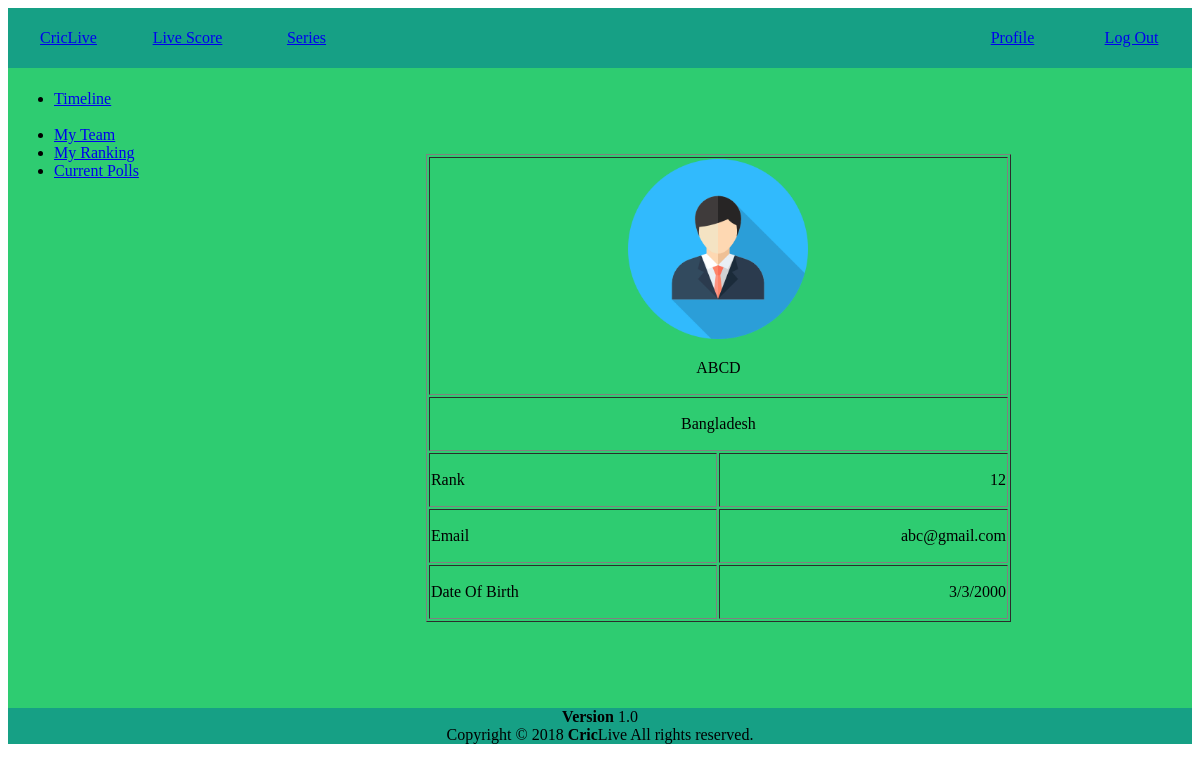
The page /user/userProfile.php?id=aa (signed in) on the database its author committed.
### tables this page shows
CREATE TABLE `user` (
  `id` varchar(100) NOT NULL,
  `password` varchar(100) NOT NULL,
  `name` varchar(100) NOT NULL,
  `email` varchar(100) NOT NULL,
  `country` varchar(100) NOT NULL,
  `date` varchar(100) NOT NULL
);

### user/userProfile.php (the view, shortened to what this page needs)
<?php
    $user = $_GET['id'];
    $name = null;
    $email = null;
    $dob = null;
    $country = null;
    $conn = mysqli_connect('localhost', 'root', '', 'criclive');
    $sql= "SELECT * from `user` where id='".$user."'";
    $result = mysqli_query($conn, $sql);
    while($row = mysqli_fetch_assoc($result))
    {
        $name = $row['name'];
        $email = $row['email'];
        $dob = $row['date'];
        $country = $row['country'];
    }
?>
<!DOCTYPE html>
<html>
<head>
    <link rel="stylesheet" type="text/css" href="../css/style.css">
</head>
<body>
    <table width="100%"id="headerstyle" style="color:green;" height="50px">
        <tr >
            <td width="10%"><a href="user.php"><center>CricLive</center></a></td>
            <td width="10%" style="color:green;"><a href="viewScore.php"><center>Live Score</center></a></td>
            <td width="10%"><a href="#"><center>Series</center></a></td>
            <td width="50%"></td>
            <td width="10%"><a href="profile.php"><center>Profile</center></a></td>
            <td width="10%"><a href="logout.php"><center>Log Out</center></a></td>
        </tr>
    </table >
    <table id="mainframe"width="100%"height="640px">
        <tr>
            <td  width="20%" valign="top">
                <table  width="100%" border="0">
                    <tr>
                        <center>
                            <td>
                                <ul>
                                <li><a href="#">Timeline</a></li>
                               <br> <li><a href="myTeam.php"> My Team</a></li>
                                <li><a href="ranking.php"> My Ranking</a></li>
                                <li><a href="poll.php"> Current Polls </a></li>
                              </ul>
                            </td>
                        </center>
                    </tr>
                </table>
            </td>
            <td  width="15%"></td>
            <td width="50%">
                <table  width="100%" border="1">
                    <tr>
                        <td colspan="2">
                            <center>
                                <img src="../image/people.png" style="height:180px;">
                                <p id="name"><?=$name?></p>
                            </center>
                        </td>
                    </tr>
                    <tr>
                        <td colspan="2">
                            <center><p id="country"><?=$country?></p></center>
                        </td>
                    </tr>
                    <tr>
                        <td><p style="text-align: lest;">Rank</p></td>
                        <td><p style="text-align: right;" id="post">12</p></td>
                    </tr>
                    <tr>
                        <td width="50%"><p style="text-align: left;">Email</p></td>
                        <td><p style="text-align: right;" id="email"><?=$email?></p></td>
                    </tr>
                    <tr>
                        <td><p style="text-align: lest;">Date Of Birth</p></td>
                        <td><p style="text-align: right;" id="date"><?=$dob?></p></td>
                    </tr>
                </table>
            </td>
            <td width="15%"></td>
        </tr>
    </table>
    <?php include 'footer.php';?>
</body>
</html>

### css/style.css (style rules this page uses)
#headerstyle { background-color: #16a085; height: 60px; padding-bottom: -20px; }
#mainframe { background-color: #2ecc71 ; border: 0px; }

### rows shown on the page
user: name "ABCD", country "Bangladesh", email "abc@gmail.com", date "3/3/2000"
